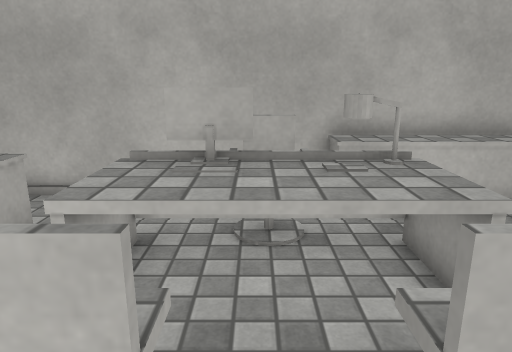
view 1 (above)

12 first-person views from a walk through a 3-D level made in the Unity game engine. The camera is 1.4 m above the floor, tilts 14° down and sees 70° across. The floor is counted in squares, 0.5 m on a side. Each view is taken from the middle of a square. On the plan, view 1 faces up. The plan holds only what a view shows up to about 20 squares ahead; the rest is blank. Door leaves are left out, so doorways stand open. Surface patterns are stand-ins for the level's own textures.

view 2
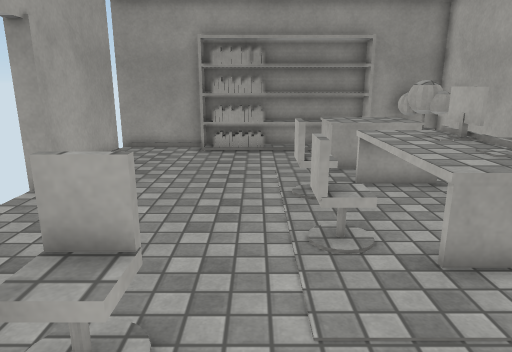

view 3
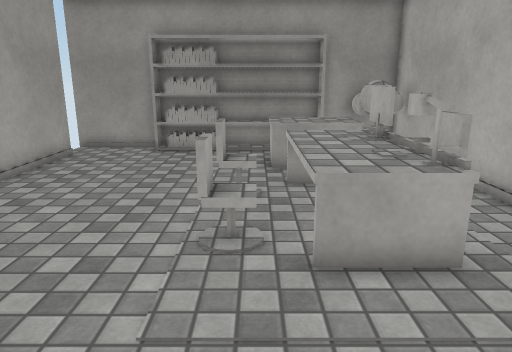

view 4
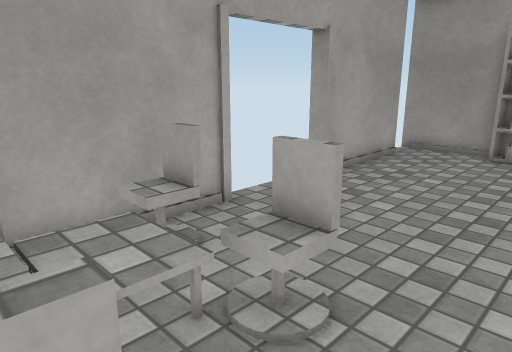

view 5
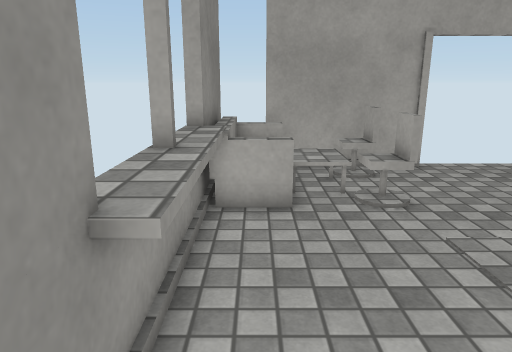

view 6
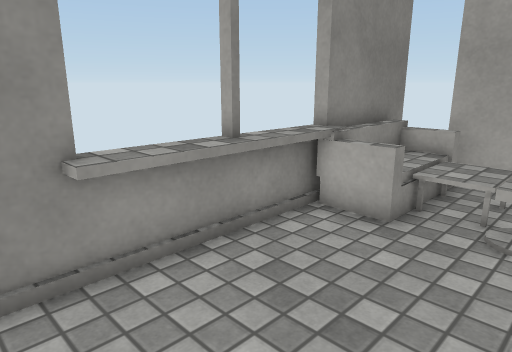

view 7
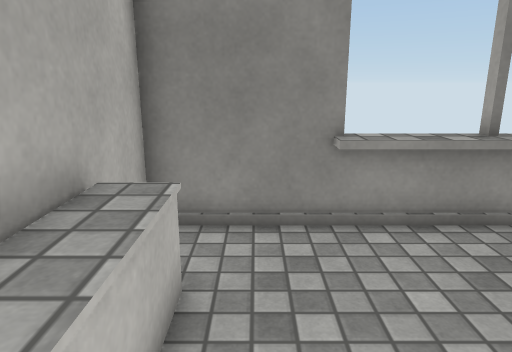

view 8
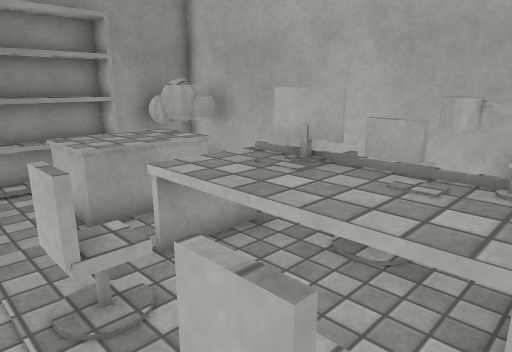

view 9
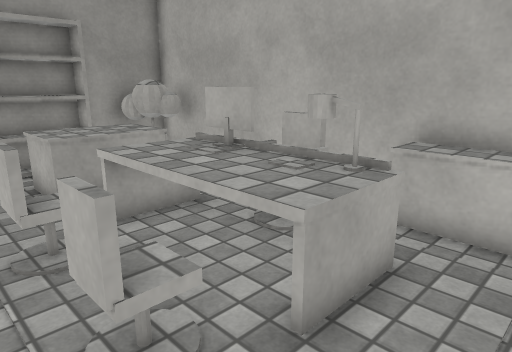

view 10
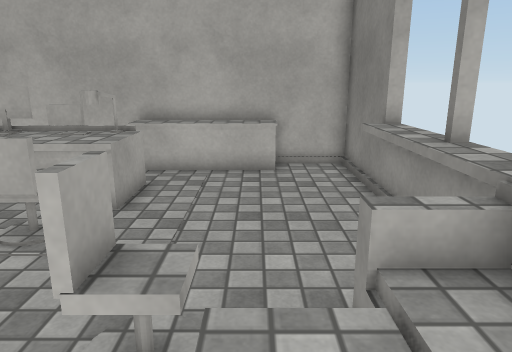

view 11
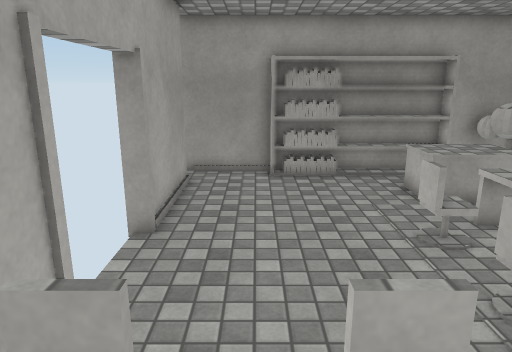

view 12
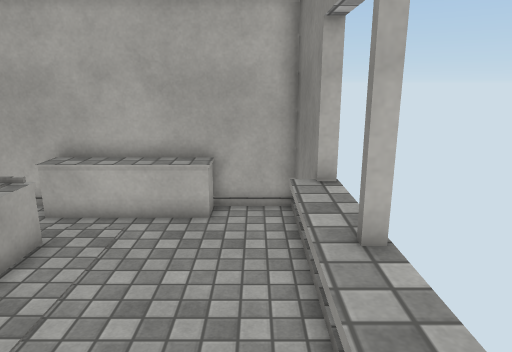

### Floor plan
Key: @ floor where view 1 was taken; # wall or solid block; x gap in a wall; . main floor; : floor 0.5 m higher than the main floor; + floor 0.75 m higher than the main floor; / step, stairs or slope; D open door; = window, fence, low wall or low ledge; ^ raised ledge; O other object.
Columns run from 9 left of view 1 to 10 right of it. Each row starts with its distance up from view 1.
  9 ##O#########^^^^###
  8 #OO..   ...^^^^^..=
  7 #OO..... ^^.......=
  6 #O ^^^ ^#^OO=.....=
  5  O ^^^ ^^^^^^.....^#
  4  O.^^^.^^^^^^.....^^
  3  O......O..O......^^
  2  O.....==.==......^#
  1  O................^^
  0  O.......@......==##
 -1 #O...........#O//:##
 -2 #..............:/:#
 -3 #.............///:#
 -4 #............#O.=+#
 -5 # x####xDDDD#####^#

Positions as (right, up) in squares from view 1, and headings:
1: (0, 0), facing up
2: (8, 1), facing left
3: (8, 3), facing left
4: (8, 2), facing down-left
5: (8, 8), facing down
6: (4, 7), facing down-right
7: (2, 7), facing right
8: (3, 1), facing up-left
9: (5, 1), facing up-left
10: (6, -4), facing up
11: (7, -2), facing left
12: (8, -2), facing up
